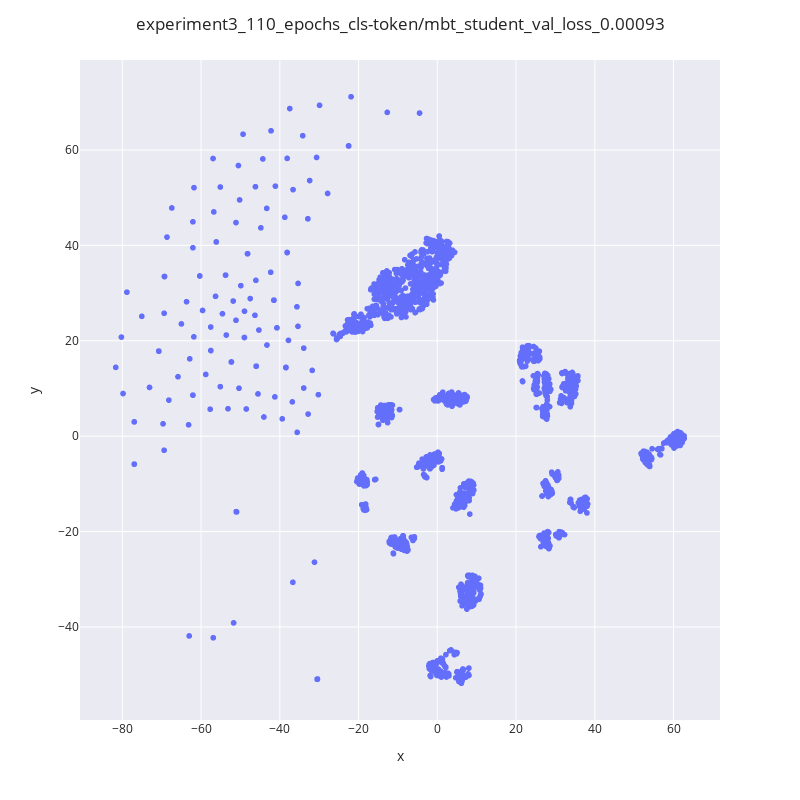

The code cell stored with this chart in its notebook:
### Code cell
chkpt_name = "experiment3_110_epochs_cls-token/mbt_student_val_loss_0.00093"
pkl_path = f"saved_models/{chkpt_name}.pkl"
with open(pkl_path, "rb") as fh:
    embeddings_obj = pickle.load(fh)

embeddings_cleaned = clean_nans(embeddings_obj)
plot_embeddings(embeddings_cleaned, chkpt_name)

### Figure 1 — Plotly figure (JSON) as saved in the notebook; plotly's stock layout.template omitted (floating-point values rounded to 4 significant figures; data arrays with more than 128 entries replaced by an {"elided": "..."} marker saying what was removed)
{"data": [{"customdata": {"elided": "2586x1 str values"}, "hovertemplate": "x=%{x}<br>y=%{y}<br>labels=%{customdata[0]}<extra></extra>", "legendgroup": "", "marker": {"color": "#636efa", "symbol": "circle"}, "mode": "markers", "name": "", "showlegend": false, "type": "scattergl", "x": {"elided": "2586 float values"}, "xaxis": "x", "y": {"elided": "2586 float values"}, "yaxis": "y"}], "layout": {"autosize": false, "height": 800, "legend": {"tracegroupgap": 0}, "margin": {"t": 60}, "title": {"text": "experiment3_110_epochs_cls-token/mbt_student_val_loss_0.00093"}, "width": 800, "xaxis": {"anchor": "y", "domain": [0, 1], "title": {"text": "x"}}, "yaxis": {"anchor": "x", "domain": [0, 1], "title": {"text": "y"}}}}
